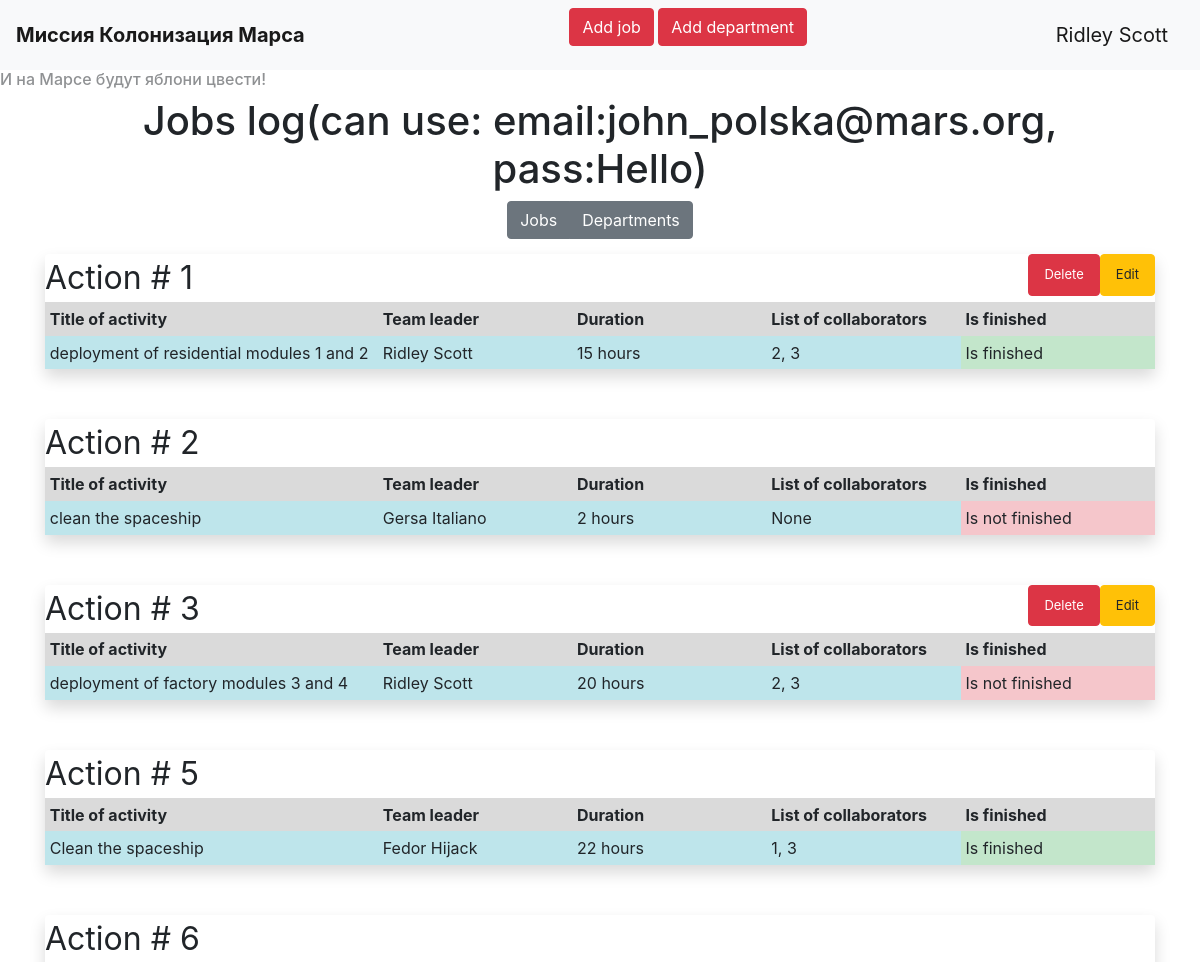
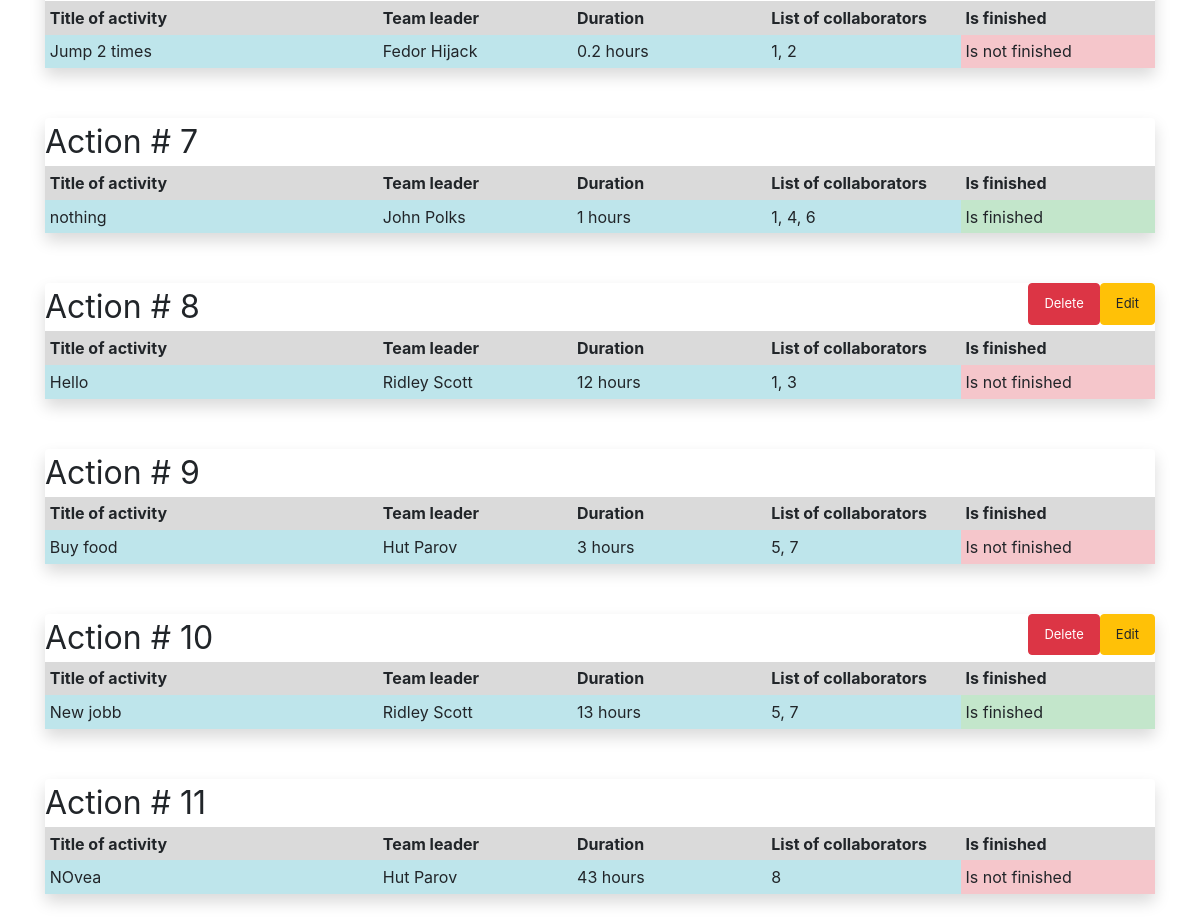
/base (signed in), run on the app's committed database (2 pictures, top to bottom).
### __all_models.py (models this page shows, shortened)
class User(SqlAlchemyBase, UserMixin):
    __tablename__ = 'users'
    id = sqlalchemy.Column(sqlalchemy.Integer, primary_key=True, autoincrement=True)
    surname = sqlalchemy.Column(sqlalchemy.String)
    name = sqlalchemy.Column(sqlalchemy.String)
    age = sqlalchemy.Column(sqlalchemy.Integer)
    position = sqlalchemy.Column(sqlalchemy.String)
    speciality = sqlalchemy.Column(sqlalchemy.String)
    address = sqlalchemy.Column(sqlalchemy.String)
    email = sqlalchemy.Column(sqlalchemy.String, unique=True)
    hashed_password = sqlalchemy.Column(sqlalchemy.String)
    modified_date = sqlalchemy.Column(sqlalchemy.DateTime)
    username = sqlalchemy.Column(sqlalchemy.String, unique=True)

class Jobs(SqlAlchemyBase):
    __tablename__ = 'jobs'
    id = sqlalchemy.Column(sqlalchemy.Integer, primary_key=True, autoincrement=True)
    team_leader = sqlalchemy.Column(sqlalchemy.Integer, sqlalchemy.ForeignKey('users.id'))
    job = sqlalchemy.Column(sqlalchemy.String)
    work_size = sqlalchemy.Column(sqlalchemy.Integer)
    collaborators = sqlalchemy.Column(sqlalchemy.String)
    start_date = sqlalchemy.Column(sqlalchemy.DateTime, default=datetime.datetime.now())
    end_date = sqlalchemy.Column(sqlalchemy.DateTime)
    is_finished = sqlalchemy.Column(sqlalchemy.Boolean)
    creator_id = sqlalchemy.Column(sqlalchemy.Integer)
    users = orm.relation('User')
    tm_leader = orm.relationship('User', foreign_keys='Jobs.team_leader')

### main.py (the view)
@app.route('/base')
def base():
    sesion = db_session.create_session()
    if request.args.get('type', 'job') == 'dep':
        print()
        deprts = {'deps': []}
        for dep in sesion.query(Departments):
            dep_json = {'dep': {}}
            dep_json['dep']['user'] = dep.chief_m
            dep_json['dep']['dep'] = dep
            if current_user.is_authenticated and current_user.id == dep.chief_m.id:
                dep_json['dep']['btns'] = True
            deprts['deps'].append(dep_json)
        return render_template('jobs.html', type='dep', deprts=deprts, ad_tit='Departments')
    else:
        jobs = {'jobs': []}
        for job in sesion.query(Jobs):
            job_json = {'job': {}}
            job_json['job']['user'] = job.tm_leader
            job_json['job']['job'] = job
            if current_user.is_authenticated and (
                    current_user.id == job.tm_leader.id or current_user.id == job.creator_id):
                job_json['job']['btns'] = True
            jobs['jobs'].append(job_json)
        return render_template('jobs.html', jobs=jobs, type='job', ad_tit='Jobs')

### db_session.py (called while the page is built)
def create_session() -> Session:
    global __factory
    return __factory()

### main.py (called while the page is built)
@login_manager.user_loader
def load_user(id):
    sesion = db_session.create_session()
    return sesion.query(User).get(id)

### templates/jobs.html (shortened to what this page needs)
{% extends "base.html" %}
{% block content %}
<div align="center" style="padding-bottom: 15px;" >
    <h1>{{ad_tit}} log(can use: email:john_polska@mars.org, pass:Hello)</h1>
    <div class="btn-group" role="group" aria-label="Basic example">
        <a href="/joblist" class="btn btn-secondary">Jobs</a>
        <a href="/deplist" class="btn btn-secondary">Departments</a>
    </div>
</div>
{% if type=='job' %}
{% for job in jobs['jobs'] %}
    <div class="col-md6 shadow rounded">
        <font size="6">Action # {{job['job']['job'].id}}</font>
        {% if job['job']['btns']==True%}
            <a href="/edit/job/{{job['job']['job'].id}}" class="btn btn-warning float-right job-btn">Edit</a>
            <a href="/delete/job/{{job['job']['job'].id}}"class="btn btn-danger float-right job-btn">Delete</a>
        {% endif %}
        <table class="table table-sm table-borderless">
            <thead>
                <tr class="table-active">
                    <th scope="col" width="30%">Title of activity</th>
                    <th scope="col">Team leader</th>
                    <th scope="col">Duration</th>
                    <th scope="col">List of collaborators</th>
                    <th scope="col">Is finished</th>
                </tr>
            </thead>
            <tbody>
                <tr>
                    <td class="table-info">{{job['job']['job'].job}}</td>
                    <td class="table-info">{{job['job']['user'].name}} {{job['job']['user'].surname}}</td>
                    <td class="table-info">{{job['job']['job'].work_size}} hours</td>
                    <td class="table-info">{{job['job']['job'].collaborators}}</td>
                    {% if job['job']['job'].is_finished == False %}
                    <td class="table-danger">Is not finished</td>
                    {% else %}
                    <td class="table-success">Is finished</td>
                    {% endif %}
                </tr>
            </tbody>
        </table>
    </div>
{% endfor %}
{% endif %}
{% endblock %}

### templates/base.html (shortened to what this page needs)
<!doctype html>
<html lang="en">
<head>
    <link rel="stylesheet"
          href="https://stackpath.bootstrapcdn.com/bootstrap/4.4.1/css/bootstrap.min.css"
>
    <link rel="stylesheet" href="{{ url_for('static', filename='css/style.css') }}">
</head>
<body>
<header>
    <nav class="navbar navbar-light bg-light">
        <a class="navbar-brand" href="/"><b>Миссия Колонизация Марса</b></a>
        {% if request.path != '/addjob'%}
        <p>
        <a class="btn btn-danger" href="/addjob">Add job</a>
        <a class="btn btn-danger" href="/adddepartment">Add department</a>
        </p>
        {% endif %}
        {% if current_user.is_authenticated %}
            <a class="navbar-brand" href="/logout">{{ current_user.name }} {{ current_user.surname }}</a>
        {% else %}
            <p>
            <a class="btn btn-primary " href="/register">Зарегистрироваться</a>
            <a class="btn btn-success" href="/login">Войти</a>
            </p>
        {% endif %}
    </nav>
</header>
 <h6 style="opacity: 0.5">И на Марсе будут яблони цвести!</h6>
<main role="main" class="container">
    {% block content %}{% endblock %}
</main>
</body>
</html>

### static/css/style.css (style rules this page uses)
.table { text-align:left; table-layout: fixed; margin-bottom: 50px; }
.job-btn { padding: 10px 15px; font-size: 13px; }

### data on the page
User: name "Ridley", surname "Scott", job.user.name "Ridley" "Ridley" "Ridley" "Ridley", job.user.surname "Scott" "Scott" "Scott" "Scott"
Jobs: job.job.id "1", job.job.job "deployment of residential modules 1 and 2", job.job.work_size "15", job.job.collaborators "2, 3"
Jobs: job.job.id "2", job.job.job "clean the spaceship", job.job.work_size "2", job.job.collaborators "None"
User: job.user.name "Gersa", job.user.surname "Italiano"
Jobs: job.job.id "3", job.job.job "deployment of factory modules 3 and 4", job.job.work_size "20", job.job.collaborators "2, 3"
Jobs: job.job.id "5", job.job.job "Clean the spaceship", job.job.work_size "22", job.job.collaborators "1, 3"
User: job.user.name "Fedor" "Fedor", job.user.surname "Hijack" "Hijack"
Jobs: job.job.id "6", job.job.job "Jump 2 times", job.job.work_size "0.2", job.job.collaborators "1, 2"
Jobs: job.job.id "7", job.job.job "nothing", job.job.work_size "1", job.job.collaborators "1, 4, 6"
User: job.user.name "John", job.user.surname "Polks"
Jobs: job.job.id "8", job.job.job "Hello", job.job.work_size "12", job.job.collaborators "1, 3"
Jobs: job.job.id "9", job.job.job "Buy food", job.job.work_size "3", job.job.collaborators "5, 7"
User: job.user.name "Hut" "Hut", job.user.surname "Parov" "Parov"
Jobs: job.job.id "10", job.job.job "New jobb", job.job.work_size "13", job.job.collaborators "5, 7"
Jobs: job.job.id "11", job.job.job "NOvea", job.job.work_size "43", job.job.collaborators "8"

### other printed values
{{ ad_tit }} "Jobs"
